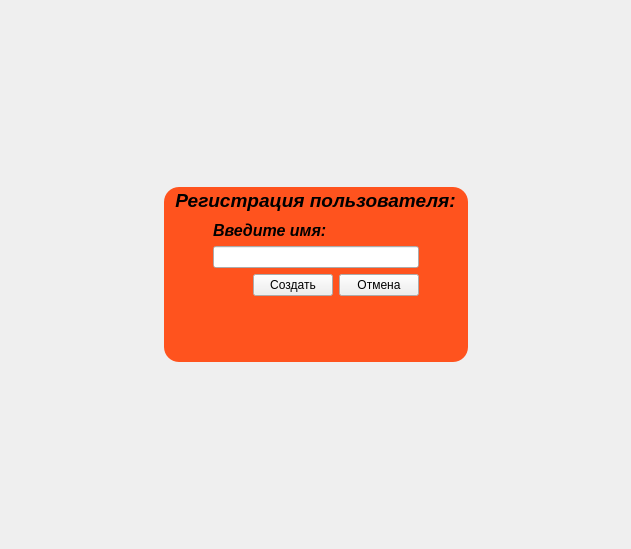
<?xml version="1.0" encoding="UTF-8"?>
<ui version="4.0">
 <class>RegisterUserUI</class>
 <widget class="QWidget" name="RegisterUserUI">
  <property name="geometry">
   <rect>
    <x>0</x>
    <y>0</y>
    <width>631</width>
    <height>549</height>
   </rect>
  </property>
  <property name="sizePolicy">
   <sizepolicy hsizetype="Preferred" vsizetype="Preferred">
    <horstretch>0</horstretch>
    <verstretch>0</verstretch>
   </sizepolicy>
  </property>
  <property name="windowTitle">
   <string>Регистрация пользователя</string>
  </property>
  <layout class="QGridLayout" name="gridLayout_2">
   <item row="1" column="2">
    <spacer name="horizontalSpacer_3">
     <property name="orientation">
      <enum>Qt::Horizontal</enum>
     </property>
     <property name="sizeHint" stdset="0">
      <size>
       <width>40</width>
       <height>20</height>
      </size>
     </property>
    </spacer>
   </item>
   <item row="1" column="1">
    <widget class="QGroupBox" name="m_groupBox">
     <property name="sizePolicy">
      <sizepolicy hsizetype="Fixed" vsizetype="Preferred">
       <horstretch>0</horstretch>
       <verstretch>0</verstretch>
      </sizepolicy>
     </property>
     <property name="font">
      <font>
       <pointsize>14</pointsize>
       <weight>75</weight>
       <italic>true</italic>
       <bold>true</bold>
      </font>
     </property>
     <property name="styleSheet">
      <string notr="true">QGroupBox
 {
    border-radius: 15px;
	background-color: rgb(255, 83, 30);
    /*background: lightGray;*/
}</string>
     </property>
     <property name="title">
      <string>Регистрация пользователя:</string>
     </property>
     <property name="alignment">
      <set>Qt::AlignCenter</set>
     </property>
     <layout class="QGridLayout" name="gridLayout">
      <property name="horizontalSpacing">
       <number>6</number>
      </property>
      <item row="1" column="1">
       <layout class="QVBoxLayout" name="verticalLayout">
        <item>
         <widget class="QLabel" name="label">
          <property name="sizePolicy">
           <sizepolicy hsizetype="Fixed" vsizetype="Fixed">
            <horstretch>0</horstretch>
            <verstretch>0</verstretch>
           </sizepolicy>
          </property>
          <property name="font">
           <font>
            <pointsize>12</pointsize>
            <weight>75</weight>
            <italic>true</italic>
            <bold>true</bold>
           </font>
          </property>
          <property name="text">
           <string>Введите имя:</string>
          </property>
         </widget>
        </item>
        <item>
         <widget class="QLineEdit" name="m_inputUser_le">
          <property name="sizePolicy">
           <sizepolicy hsizetype="Preferred" vsizetype="Fixed">
            <horstretch>0</horstretch>
            <verstretch>0</verstretch>
           </sizepolicy>
          </property>
         </widget>
        </item>
        <item>
         <layout class="QHBoxLayout" name="horizontalLayout">
          <item>
           <spacer name="horizontalSpacer">
            <property name="orientation">
             <enum>Qt::Horizontal</enum>
            </property>
            <property name="sizeHint" stdset="0">
             <size>
              <width>40</width>
              <height>20</height>
             </size>
            </property>
           </spacer>
          </item>
          <item>
           <widget class="QPushButton" name="m_create_pb">
            <property name="text">
             <string>Создать</string>
            </property>
           </widget>
          </item>
          <item>
           <widget class="QPushButton" name="m_cancel_pb">
            <property name="text">
             <string>Отмена</string>
            </property>
           </widget>
          </item>
         </layout>
        </item>
       </layout>
      </item>
      <item row="1" column="2">
       <spacer name="horizontalSpacer_5">
        <property name="orientation">
         <enum>Qt::Horizontal</enum>
        </property>
        <property name="sizeHint" stdset="0">
         <size>
          <width>40</width>
          <height>20</height>
         </size>
        </property>
       </spacer>
      </item>
      <item row="0" column="1">
       <spacer name="verticalSpacer_3">
        <property name="orientation">
         <enum>Qt::Vertical</enum>
        </property>
        <property name="sizeType">
         <enum>QSizePolicy::Preferred</enum>
        </property>
        <property name="sizeHint" stdset="0">
         <size>
          <width>20</width>
          <height>25</height>
         </size>
        </property>
       </spacer>
      </item>
      <item row="1" column="0">
       <spacer name="horizontalSpacer_2">
        <property name="orientation">
         <enum>Qt::Horizontal</enum>
        </property>
        <property name="sizeHint" stdset="0">
         <size>
          <width>40</width>
          <height>20</height>
         </size>
        </property>
       </spacer>
      </item>
      <item row="2" column="1">
       <spacer name="verticalSpacer_4">
        <property name="orientation">
         <enum>Qt::Vertical</enum>
        </property>
        <property name="sizeHint" stdset="0">
         <size>
          <width>20</width>
          <height>40</height>
         </size>
        </property>
       </spacer>
      </item>
     </layout>
    </widget>
   </item>
   <item row="2" column="1">
    <spacer name="verticalSpacer">
     <property name="orientation">
      <enum>Qt::Vertical</enum>
     </property>
     <property name="sizeHint" stdset="0">
      <size>
       <width>20</width>
       <height>40</height>
      </size>
     </property>
    </spacer>
   </item>
   <item row="0" column="1">
    <spacer name="verticalSpacer_2">
     <property name="orientation">
      <enum>Qt::Vertical</enum>
     </property>
     <property name="sizeHint" stdset="0">
      <size>
       <width>20</width>
       <height>40</height>
      </size>
     </property>
    </spacer>
   </item>
   <item row="1" column="0">
    <spacer name="horizontalSpacer_4">
     <property name="orientation">
      <enum>Qt::Horizontal</enum>
     </property>
     <property name="sizeHint" stdset="0">
      <size>
       <width>40</width>
       <height>20</height>
      </size>
     </property>
    </spacer>
   </item>
  </layout>
 </widget>
 <resources/>
 <connections/>
</ui>
